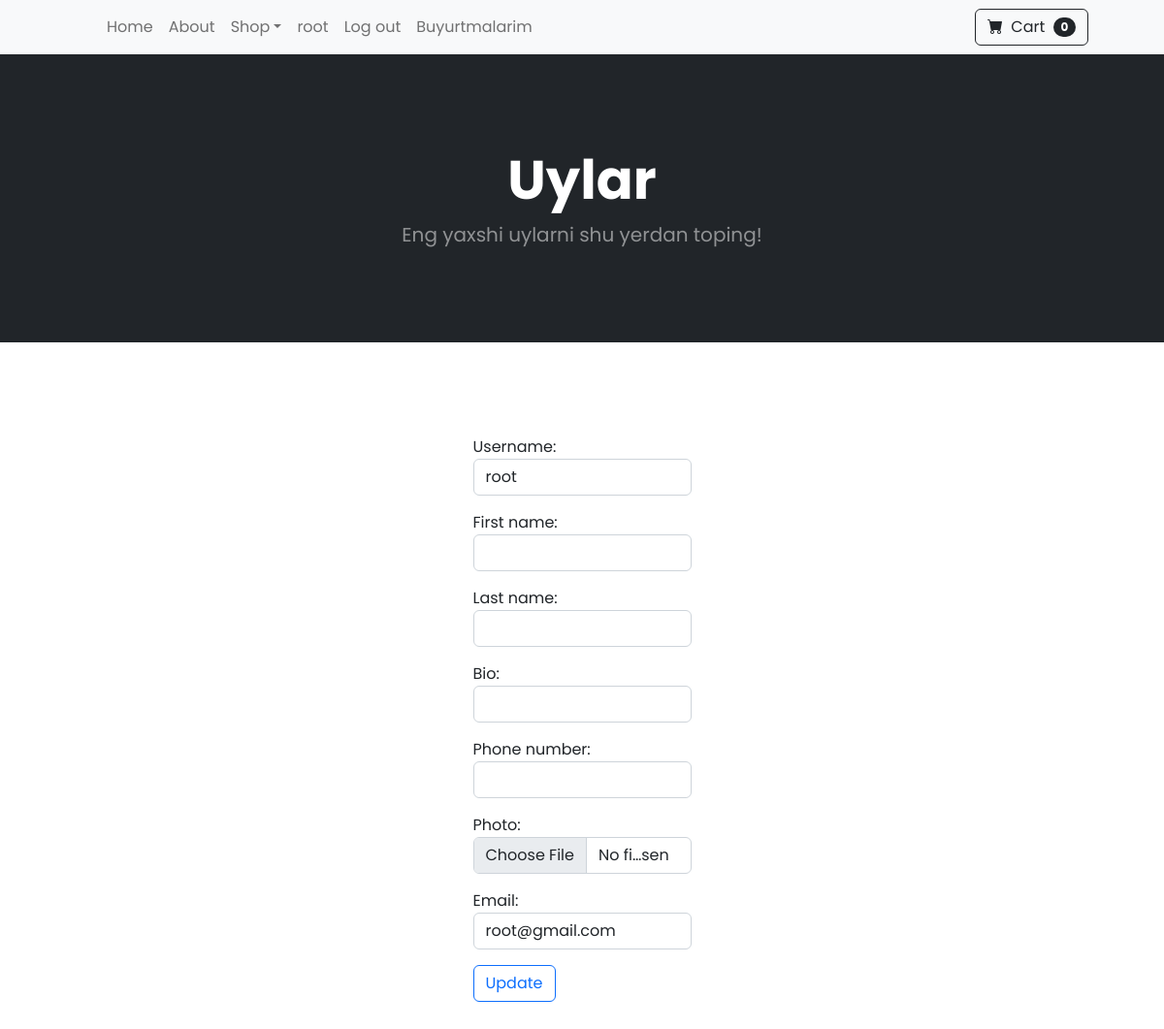
/users/profile/ (signed in), run on the app's committed database.
### users/models.py (models this page shows, shortened)
class BaseModel(models.Model):
    created_at = models.DateTimeField(auto_now_add = True)
    updated_at = models.DateTimeField(auto_now = True)
    class Meta:
        abstract = True

class User(AbstractUser, BaseModel):
    USER_ROLES = (
        (CUSTOMER, CUSTOMER),
        (EMPLOYEE, EMPLOYEE),
        (ADMIN, ADMIN)
    )
    phone_number = models.CharField(max_length=13, unique=True,null=True, blank=True)
    bio = models.CharField(max_length=255, null=True, blank=False)
    user_role = models.CharField(max_length=25, choices=USER_ROLES, default=CUSTOMER)
    email = models.CharField(max_length=100, unique=True,null=True,blank=True)
    photo = models.ImageField(upload_to='user_images/', validators=[FileExtensionValidator(allowed_extensions=['jpeg', 'png','jpg'])])

### users/views.py (the view, shortened to what this page needs)
# urls.py: path('profile/', views.ProfileView.as_view(), name='profile'),
class ProfileView(UpdateView):
    form_class = ProfileForm
    template_name = 'users/profile.html'
    def get_object(self, queryset = None):
        return self.request.user

### users/forms.py (shortened to what this page needs)
class ProfileForm(forms.ModelForm):
    phone_number = forms.CharField(required=False, widget=forms.TextInput(attrs={"class":"form-control"}))
    class Meta:
        model = User
        fields = ('username', 'first_name', 'last_name', 'bio', 'phone_number', 'photo', 'email')
        widgets = {
            'username': forms.TextInput(attrs={"class": "form-control"}),
            'first_name': forms.TextInput(attrs={"class": "form-control"}),
            'last_name': forms.TextInput(attrs={"class": "form-control"}),
            'bio': forms.TextInput(attrs={"class": "form-control"}),
            'photo': forms.FileInput(attrs={"class": "form-control"}),
            'email': forms.EmailInput(attrs={"class": "form-control"}),
        }

### product/cart.py (called while the page is built)
    def __len__(self):
        return len(self.cart)

### product/context_processors.py (called while the page is built)
def categories(request):
    return {"categories":Category.objects.all()}

def cart(request):
    return {"cart":Cart(request)}

### users/templates/users/profile.html (shortened to what this page needs)
{% extends 'base.html' %}
{% block content %}
<section class="py-5">
    <div class="container px-4 px-lg-5 mt-5">
        <div class="row gx-4 gx-lg-5 row-cols-2 row-cols-md-3 row-cols-xl-4 justify-content-center">
            <form action="" method = 'post'>
                {% for field in form %}
                    {{field.label_tag}}
                    <p>{{field}}</p>
                {% endfor %}
                <button type='submit' class="btn btn-outline-primary">Update</button>
            </form>
        </div>
    </div>
</section>
{% endblock content %}

### templates/base.html (shortened to what this page needs)
<!DOCTYPE html>
{% load static %}
<html lang="en">
<head>
        <link href="https://cdn.jsdelivr.net/npm/bootstrap-icons@1.5.0/font/bootstrap-icons.css" rel="stylesheet" />
        <link href="{% static 'users/css/styles.css' %}" rel="stylesheet" />
    </head>
    <body>
        <nav class="navbar navbar-expand-lg navbar-light bg-light">
            <div class="container px-4 px-lg-5">
                <div class="collapse navbar-collapse" id="navbarSupportedContent">
                    <ul class="navbar-nav me-auto mb-2 mb-lg-0 ms-lg-4">
                        <li class="nav-item"><a class="nav-link" aria-current="page" href="{% url 'product:about' %}">Home</a></li>
                        <li class="nav-item"><a class="nav-link" href="{% url 'product:index' %}">About</a></li>
                        <li class="nav-item dropdown">
                            <a class="nav-link dropdown-toggle" id="navbarDropdown" href="#" role="button" data-bs-toggle="dropdown" aria-expanded="false">Shop</a>
                        </li>
                        {% if user.is_authenticated %}
                        <li class="nav-item"><a class="nav-link" href="{% url 'profile' %}">{{user.username}}</a></li>
                        <li class="nav-item"><a class="nav-link" href="{% url 'logout_page' %}">Log out</a></li>
                        <li class="nav-item"><a class="nav-link" href="{% url 'product:my_orders' %}">Buyurtmalarim</a></li>
                        {% else %}
                        <li class="nav-item"><a class="nav-link" href="{% url 'login_page' %}">Log in</a></li>
                        <li class="nav-item"><a class="nav-link" href="{% url 'register_page' %}">Sign in</a></li>
                        {% endif %}
                    </ul>
                    <form class="d-flex">
                        <a class="btn btn-outline-dark" type="submit" href="{% url 'product:cart_summary' %}">
                            <i class="bi-cart-fill me-1"></i>
                            Cart
                            <span class="badge bg-dark text-white ms-1 rounded-pill">{{cart|length}}</span>
                        </a>
                    </form>
                </div>
            </div>
        </nav>
        <header class="bg-dark py-5">
            <div class="container px-4 px-lg-5 my-5">
                <div class="text-center text-white">
                    <h1 class="display-4 fw-bolder">Uylar</h1>
                    <p class="lead fw-normal text-white-50 mb-0">Eng yaxshi uylarni shu yerdan toping!</p>
                </div>
            </div>
        </header>
        {% block content %}
        {% endblock content %}
    </body>
</html>

### data on the page
User: username "root", form "root" "root@gmail.com"

### other printed values
{{ cart|length }} "0"
{{ field.label_tag }} "Username:" "First name:" "Last name:" "Bio:" "Phone number:" "Photo:" "Email:"
